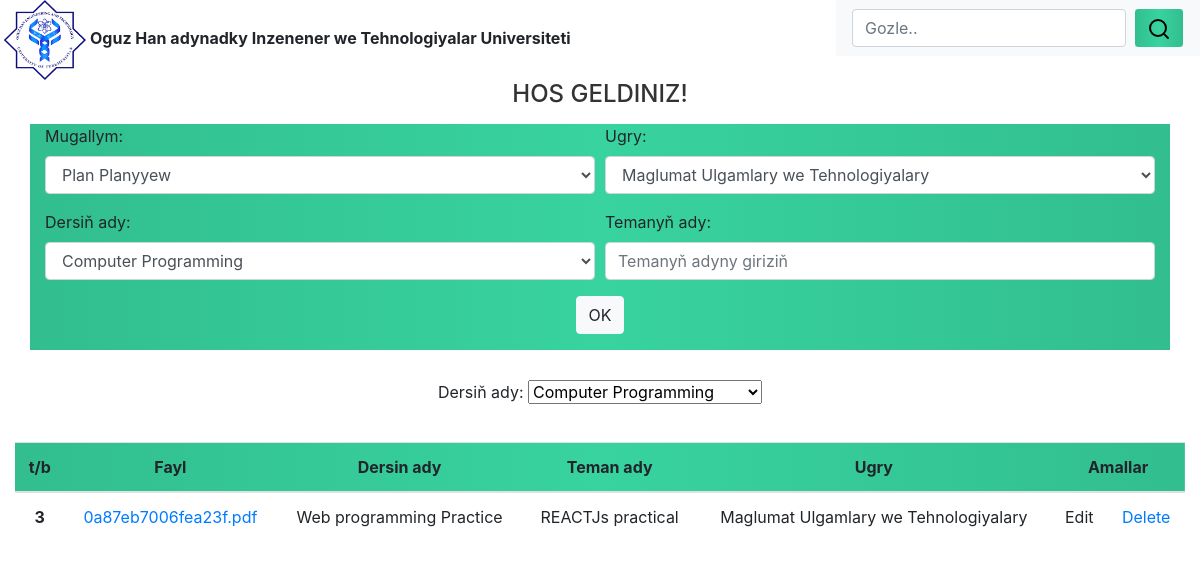
Before: /student (signed in) with the older database file.
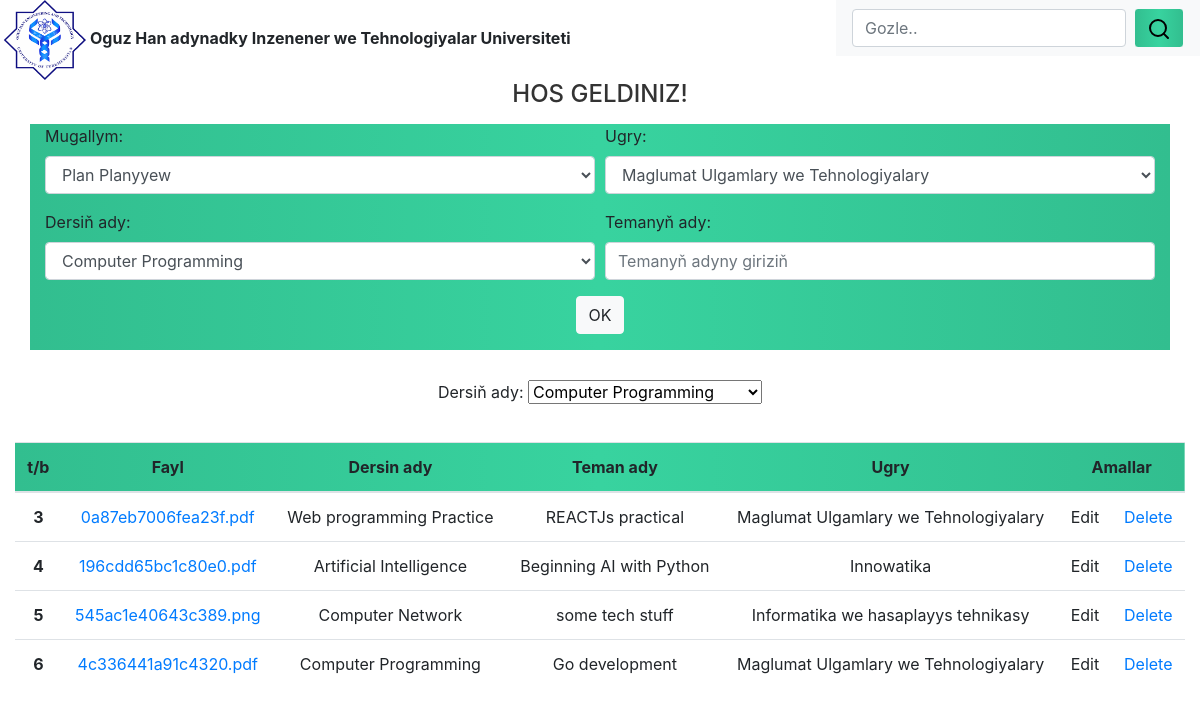
After: the same page with the newer database file.
### routes.py (models this page shows)
class Lessons(db.Model):
	id = db.Column(db.Integer,primary_key=True)
	lesson_name = db.Column(db.String(100),nullable =False)
	date_added = db.Column(db.DateTime,nullable=False,default=datetime.utcnow)
	attachment = db.Column(db.String(500))
	teacherId = db.Column(db.Integer,db.ForeignKey("user.id"))
	subjectId = db.Column(db.Integer,db.ForeignKey("subjects.id"))
	majorId = db.Column(db.Integer,db.ForeignKey("majors.id"))

class Subjects(db.Model):
	id = db.Column(db.Integer,primary_key=True)
	subject_name = db.Column(db.String(100),nullable=False)
	lessons = db.relationship('Lessons',backref='subjects',lazy=True)

class Majors(db.Model):
	id = db.Column(db.Integer,primary_key=True)
	major_name = db.Column(db.String(100),nullable=False)
	lessons = db.relationship('Lessons',backref='majors',lazy=True)

### routes.py (the view)
@app.route("/student")
@login_required
def student():
	teachers = User.query.filter_by(user_type="teacher").all()
	lessons = Lessons.query.all()
	majors = Majors.query.all()
	subjects = Subjects.query.all()
	return render_template ("student/student.html",
		subjects=subjects,majors=majors,lessons=lessons,teachers=teachers)

### routes.py (called while the page is built)
@login_manager.user_loader
def load_user(id):
	return User.query.get(int(id))

### templates/student/student.html (shortened to what this page needs)
<!DOCTYPE html>
<html>
<head>
  <link rel="stylesheet" type="text/css" href="/static/student/bootstrap-4/css/bootstrap.min.css">
</head>
<body>
<img src="/static/student/img/img-01.png" style="align-items: center; width: 90px; height: 80px; justify-content: center;"><label><strong>Oguz Han adynadky Inzenener we Tehnologiyalar Universiteti</strong></label>
<nav class="navbar navbar-light bg-light" style="float: right;">
  <form class="form-inline">
    <input class="form-control mr-sm-2" type="search" placeholder="Gozle.." aria-label="Search">
    <button class="btn btn-light my-2 my-sm-0" type="submit" style="background-image: linear-gradient(to right, #32be8f, #38d39f, #32be8f) "><img src="/static/student/img/search.svg"></button>
  </form>
</nav>
      <h4 style="margin: 15px 0;margin-top: 0 ; color: #333;  text-transform: uppercase; text-align: center;">Hos geldiniz!</h4>
<div class="container" style="background-image: linear-gradient(to right, #32be8f, #38d39f, #32be8f) ">
<form>
  <div class="form-row">
    <div class="form-group col-md-6">
      <label for="Mugallym">Mugallym:</label>
    <select class="form-control" id="Mugallym">
      {% for teacher in teachers %}
        <option>{{teacher.full_name}}</option>
      {% endfor %}
    </select>
    </div>
    <div class="form-group col-md-6">
      <label for="Ugry">Ugry:</label>
    <select class="form-control" id="ugry">
      {% for major in majors %}
        <option>{{major.major_name}}</option>
      {% endfor %}
    </select>
    </div>
    <div class="form-group col-md-6">
      <label for="Ders">Dersiň ady:</label>
    <select class="form-control" id="ders">
      {% for subject in subjects %}
        <option>{{subject.subject_name}}</option>
      {% endfor %}
    </select>
    </div>
    <div class="form-group col-md-6">
      <label for="inputTema">Temanyň ady:</label>
      <input type="text" class="form-control" id="inputTema" placeholder="Temanyň adyny giriziň">
    </div>
   <div class="form-group col-md-12" align="center">
   <button type="button" class="btn btn-light">OK</button>
   </div>
  </div>
  </div>
   <div align="center" style="padding-top: 30px; padding-bottom: 30px;">
  <label >Dersiň ady:</label>
    <select>
      {% for subject in subjects %}
        <option>{{subject.subject_name}}</option>
      {% endfor %}
    </select>
</div>
<div class="container-fluid">
  <table class="table table-hover">
  <thead style="background-image: linear-gradient(to right, #32be8f, #38d39f, #32be8f); text-align: center;">
    <tr>
      <th scope="col">t/b</th>
      <th scope="col">Fayl</th>
      <th scope="col">Dersin ady</th>
      <th scope="col">Teman ady</th>
      <th scope="col">Ugry</th>
      <th colspan="2">Amallar</th>
    </tr>
  </thead>
  <tbody style="text-align: center;">
    {% for lesson in lessons %}
      <tr>
        <th scope="row">{{lesson.id}}</th>
        <td><a href="/static/attachments/{{lesson.attachment}}">{{lesson.attachment}}</a></td>
        <td>
          {% for subject in subjects %}
            {{ subject.subject_name if subject.id==lesson.subjectId }}
          {% endfor %}
        </td>
        <td>{{lesson.lesson_name}}</td>
        <td>
          {% for major in majors %}
            {{ major.major_name if major.id==lesson.majorId }}
          {% endfor %}
        </td>
        <td>Edit</td>
        <td><a href="/lessons/delete/{{lesson.id}}">Delete</a></td>
      </tr>
    {% endfor %}
  </tbody>
</table>
</div>
</body>
</html>

Changed rows visible on the page:
added Lessons: id "4", attachment "196cdd65bc1c80e0.pdf", lesson_name "Beginning AI with Python"
now on this page (row unchanged): Subjects: subject_name.subjectId "Artificial Intelligence", shown under "4"
now on this page (row unchanged): Majors: major_name.majorId "Innowatika", shown under "4"
added Lessons: id "5", attachment "545ac1e40643c389.png", lesson_name "some tech stuff"
now on this page (row unchanged): Subjects: subject_name.subjectId "Computer Network", shown under "5"
now on this page (row unchanged): Majors: major_name.majorId "Informatika we hasaplayys tehnikasy", shown under "5"
added Lessons: id "6", attachment "4c336441a91c4320.pdf", lesson_name "Go development", Majors (major_name.majorId "Maglumat Ulgamlary we Tehnologiyalary")
now on this page (row unchanged): Subjects: subject_name.subjectId "Computer Programming", shown under "6"
